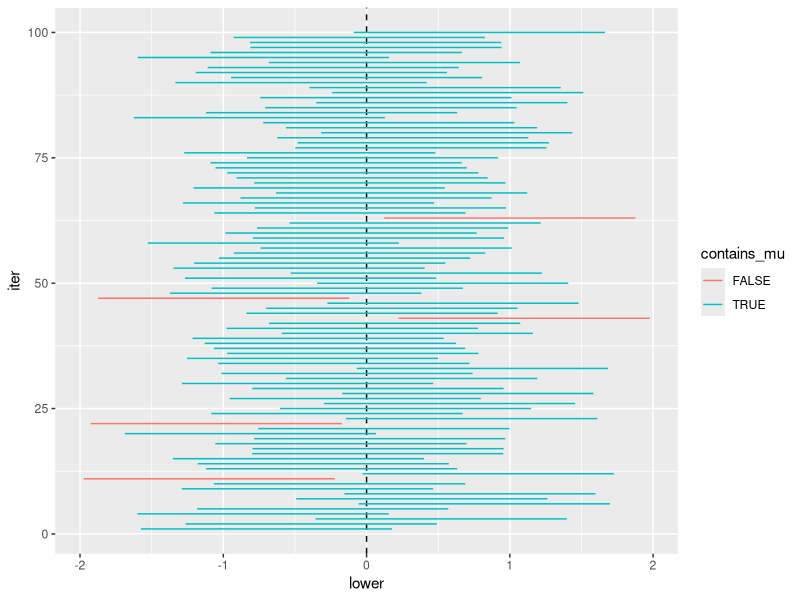
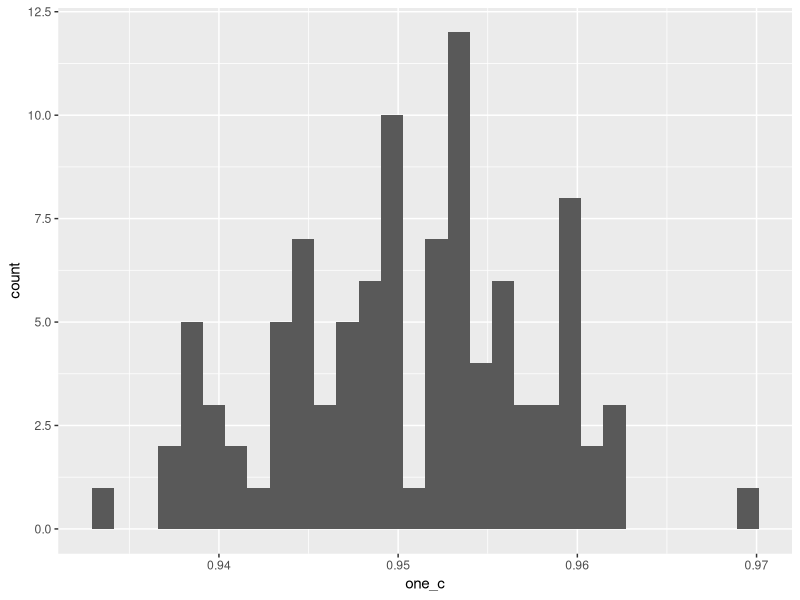
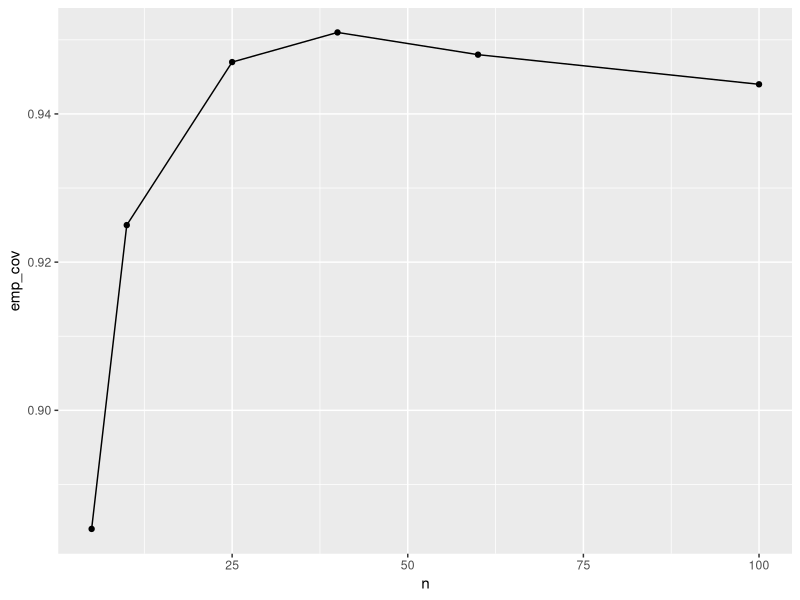
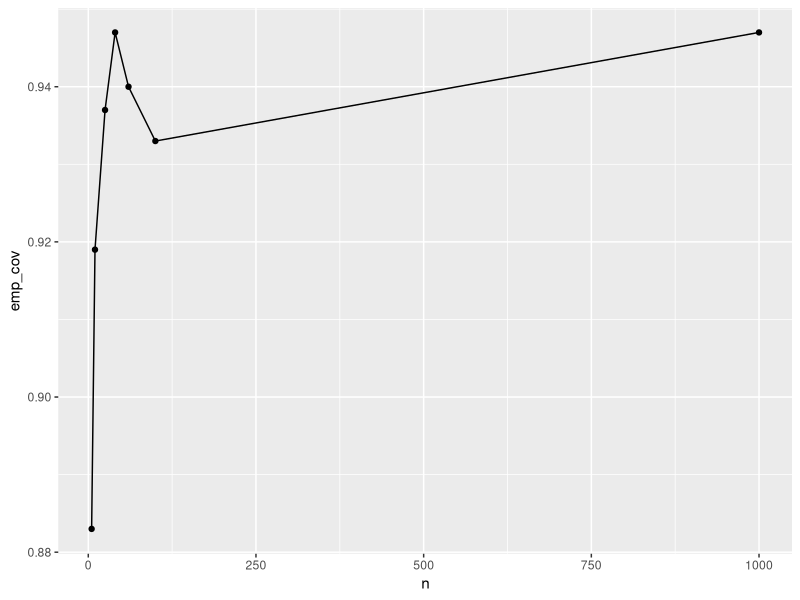

Recreate these plots in R, in order.
# libraries and setup
library(tidyverse)
set.seed(400)

# Your turn
# 1. Coverage for CI for $\mu$ when $\sigma$ is known, $\left(\overline{x} - z_{1 - \frac{\alpha}{2}} \frac{\sigma}{\sqrt{n}}, \overline{x} + z_{1 - \frac{\alpha}{2}} \frac{\sigma}{\sqrt{n}}\right)$.
# a. Simulate $X_1, \dots, X_n \stackrel{iid}{\sim} N(0, 1)$. Compute the empirical coverage for a $95%$ confidence interval for $n = 5$ using $m = 1000$ MC samples.

coverage_sigma_known <- function(alpha, mu, sigma, n, m, return_intervals = FALSE) {
  ## generate data
  x <- matrix(rnorm(n * m, mu, sigma), nrow = m, ncol = n)
  
  ## compute intervals
  x_bar <- rowMeans(x)
  lower <- x_bar - qnorm(1 - alpha/2, 0, 1) * sigma/sqrt(n)
  upper <- x_bar + qnorm(1 - alpha/2, 0, 1) * sigma/sqrt(n)
  
  ## create indicator 
  y <- lower <= mu & upper >= mu
  
  ## estimate coverage
  emp_cov <- mean(y)
  
  ## return results
  if(return_intervals) {
    res <- list(coverage = emp_cov,
                intervals = cbind(lower, upper))
  } else {
    res <- emp_cov
  }
  return(res)
}

one_a <- coverage_sigma_known(.05, 0, 1, 5, 1000, TRUE)
one_a$coverage

# b.  Plot 100 confidence intervals using `geom_segment()` and add a line indicating the true value for $\mu = 0$. Color your intervals by if they contain $\mu$ or not.
data.frame(one_a$intervals) |>
  mutate(iter = 1:n()) |>
  filter(iter <= 100) |>
  mutate(contains_mu = lower <= 0 & upper >= 0) |>
  ggplot() +
  geom_vline(aes(xintercept = 0), lty = 2) +
  geom_segment(aes(x = lower, xend = upper, y = iter, yend = iter, colour = contains_mu))

# c. Repeat the Monte Carlo estimate of coverage 100 times. Plot the distribution of the results. This is the Monte Carlo estimate of the distribution of the coverage.
one_c <- rep(NA, 100)
for(i in seq_len(100)) {
  one_c[i] <- coverage_sigma_known(.05, 0, 1, 5, 1000, FALSE)
}
ggplot() +
  geom_histogram(aes(one_c))


#2. Repeat part 1 but without $\sigma$ known. Now you will plug in an estimage for $\sigma$ (using `sd()`) when you estimate the CI using the same formula that assumes $\sigma$ known. 
# What happens to the empirical coverage? What can we do to improve the coverage? Now increase $n$. What happens to coverage?

coverage_sigma_unknown <- function(alpha, mu, sigma, n, m, return_intervals = FALSE) {
  ## generate data
  x <- matrix(rnorm(n * m, mu, sigma), nrow = m, ncol = n)
  
  ## compute intervals
  x_bar <- rowMeans(x)
  sigma_hat <- sqrt(rowSums((x - x_bar)^2)/(n - 1))
  lower <- x_bar - qnorm(1 - alpha/2, 0, 1) * sigma_hat/sqrt(n)
  upper <- x_bar + qnorm(1 - alpha/2, 0, 1) * sigma_hat/sqrt(n)
  
  ## create indicator 
  y <- lower <= mu & upper >= mu
  
  ## estimate coverage
  emp_cov <- mean(y)
  
  ## return results
  if(return_intervals) {
    res <- list(coverage = emp_cov,
                intervals = cbind(lower, upper))
  } else {
    res <- emp_cov
  }
  return(res)
}
two_a <- coverage_sigma_unknown(.05, 0, 1, 5, 1000)

two_b <- data.frame(n = c(5, 10, 25, 40, 60, 100),
                    emp_cov = NA)
for(n in seq_len(nrow(two_b))) {
  two_b[n, "emp_cov"] <- coverage_sigma_unknown(.05, 0, 1, two_b[n, "n"], 1000)
}

two_b |>
  ggplot() +
  geom_point(aes(n, emp_cov)) +
  geom_line(aes(n, emp_cov))

#3. Repeat 2a. when the data are distributed $\text{Unif}[-1, 1]$ and variance unknown. What happens to the coverage? What can we do to improve coverage in this case and why?
coverage_uniform <- function(alpha, mu, n, m, return_intervals = FALSE) {
  ## generate data
  x <- matrix(runif(n * m, mu - 1, mu + 1), nrow = m, ncol = n)
  
  ## compute intervals
  x_bar <- rowMeans(x)
  sigma_hat <- sqrt(rowSums((x - x_bar)^2)/(n - 1))
  lower <- x_bar - qnorm(1 - alpha/2, 0, 1) * sigma_hat/sqrt(n)
  upper <- x_bar + qnorm(1 - alpha/2, 0, 1) * sigma_hat/sqrt(n)
  
  ## create indicator 
  y <- lower <= mu & upper >= mu
  
  ## estimate coverage
  emp_cov <- mean(y)
  
  ## return results
  if(return_intervals) {
    res <- list(coverage = emp_cov,
                intervals = cbind(lower, upper))
  } else {
    res <- emp_cov
  }
  return(res)
}
three_a <- coverage_uniform(.05, 0, 5, 1000)

three_b <- data.frame(n = c(5, 10, 25, 40, 60, 100, 1000),
                    emp_cov = NA)
for(n in seq_len(nrow(three_b))) {
  three_b[n, "emp_cov"] <- coverage_uniform(.05, 0, three_b[n, "n"], 1000)
}

three_b |>
  ggplot() +
  geom_point(aes(n, emp_cov)) +
  geom_line(aes(n, emp_cov))
